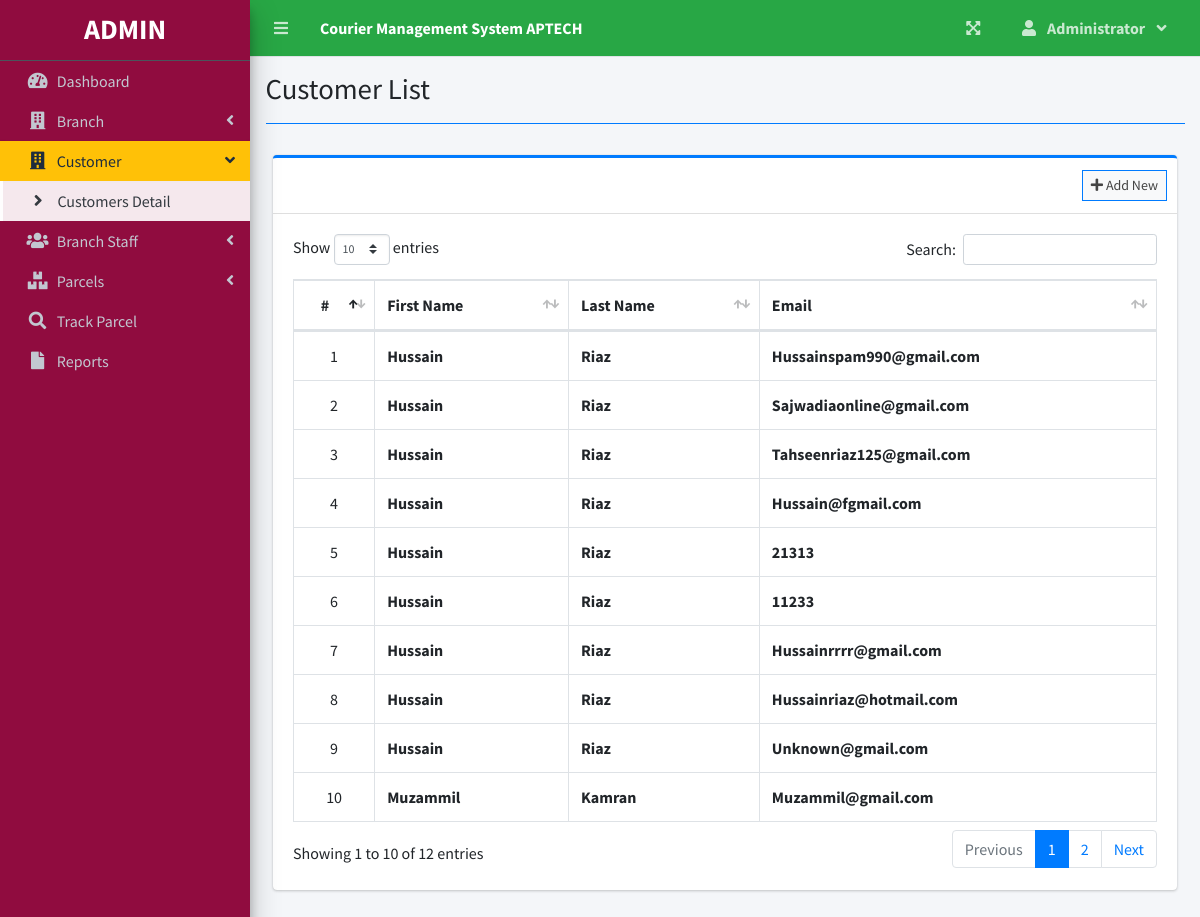
The app's page /Dashboard.php?page=customer_list (signed in) with its own data.
### tables this page shows
CREATE TABLE `users` (
  `id` int(30) NOT NULL,
  `firstname` varchar(200) NOT NULL,
  `lastname` varchar(200) NOT NULL,
  `email` varchar(200) NOT NULL,
  `password` text NOT NULL,
  `type` tinyint(1) NOT NULL DEFAULT 3 COMMENT '1 = admin, 2 = staff',
  `branch_id` int(30) NOT NULL,
  `date_created` datetime NOT NULL DEFAULT current_timestamp()
);

### customer_list.php (the view, shortened to what this page needs)
<?php include'db_connect.php' ?>
<div class="col-lg-12">
	<div class="card card-outline card-primary">
		<div class="card-header">
			<div class="card-tools">
				<a class="btn btn-block btn-sm btn-default btn-flat border-primary " href="./Dashboard.php?page=new_staff"><i class="fa fa-plus"></i> Add New</a>
			</div>
		</div>
		<div class="card-body">
			<table class="table tabe-hover table-bordered" id="list">
				<!-- <colgroup>
					<col width="5%">
					<col width="15%">
					<col width="25%">
					<col width="25%">
					<col width="15%">
				</colgroup> -->
				<thead>
					<tr>
						<th class="text-center">#</th>
						<th>First Name</th>
                        <th>Last Name</th>
						<th>Email</th>
					</tr>
				</thead>
				<tbody>
					<?php
					$i = 1;
					$qry = $conn->query("SELECT firstname, lastname, email FROM users Where branch_id = 0");
					while($row= $qry->fetch_assoc()):
					?>
					<tr>
						<td class="text-center"><?php echo $i++ ?></td>
						<td><b><?php echo ucwords($row['firstname']) ?></b></td>
						<td><b><?php echo ($row['lastname']) ?></b></td>
						<td><b><?php echo ucwords($row['email']) ?></b></td>
					</tr>
				<?php endwhile; ?>
				</tbody>
			</table>
		</div>
	</div>
</div>

### Dashboard.php (shortened to what this page needs)
<!DOCTYPE html>
<html lang="en">
<?php
	include 'header.php'
?>
<body class="hold-transition sidebar-mini layout-fixed layout-navbar-fixed layout-footer-fixed" style="background-color: #C6E9F9">
<div class="wrapper">
  <?php include 'topbar.php' ?>
  <?php include 'sidebar.php' ?>
  <div class="content-wrapper">
    <div class="content-header">
      <div class="container-fluid">
        <div class="row mb-2">
          <div class="col-sm-6">
            <h1 class="m-0"><?php echo $title ?></h1>
          </div>
        </div>
            <hr class="border-primary">
      </div>
    </div>
    <section class="content">
      <div class="container-fluid">
         <?php
            $page = isset($_GET['page']) ? $_GET['page'] : 'home';
            if(!file_exists($page.".php")){
                include '404.html';
            }else{
            include $page.'.php';
            }
          ?>
      </div>
    </section>
  </div>
</div>
</body>
</html>

### header.php (shortened to what this page needs)
<head>
  <?php
  $title = isset($_GET['page']) ? ucwords(str_replace("_", ' ', $_GET['page'])) : "Home";
  $title = str_replace("Persons Companies","Persons/Companies",$title);
  ?>
  <link rel="stylesheet" href="assets/plugins/fontawesome-free/css/all.min.css">
  <link rel="stylesheet" href="assets/plugins/overlayScrollbars/css/OverlayScrollbars.min.css">
  <link rel="stylesheet" href="assets/plugins/datatables-bs4/css/dataTables.bootstrap4.min.css">
  <link rel="stylesheet" href="assets/plugins/datatables-responsive/css/responsive.bootstrap4.min.css">
  <link rel="stylesheet" href="assets/plugins/datatables-buttons/css/buttons.bootstrap4.min.css">
  <link rel="stylesheet" href="assets/plugins/select2/css/select2.min.css">
  <link rel="stylesheet" href="assets/plugins/select2-bootstrap4-theme/select2-bootstrap4.min.css">
  <link rel="stylesheet" href="assets/plugins/sweetalert2-theme-bootstrap-4/bootstrap-4.min.css">
  <link rel="stylesheet" href="assets/plugins/toastr/toastr.min.css">
  <link rel="stylesheet" href="assets/plugins/dropzone/min/dropzone.min.css">
  <link rel="stylesheet" href="assets/dist/css/jquery.datetimepicker.min.css">
  <link rel="stylesheet" href="assets/plugins/icheck-bootstrap/icheck-bootstrap.min.css">
  <link rel="stylesheet" href="assets/plugins/bootstrap4-toggle/css/bootstrap4-toggle.min.css">
  <link rel="stylesheet" href="assets/dist/css/adminlte.min.css">
  <link rel="stylesheet" href="assets/dist/css/styles.css">
  <link rel="stylesheet" href="assets/plugins/summernote/summernote-bs4.min.css">
</head>

### topbar.php (shortened to what this page needs)
<nav class="main-header navbar navbar-expand navbar-success navbar-dark ">
  <ul class="navbar-nav">
    <?php if(isset($_SESSION['login_id'])): ?>
    <li class="nav-item">
      <a class="nav-link" data-widget="pushmenu" href="" role="button"><i class="fas fa-bars"></i></a>
    </li>
  <?php endif; ?>
    <li>
      <a class="nav-link text-white"  href="./" role="button"> <large><b><?php echo $_SESSION['system']['name'] ?></b></large></a>
    </li>
  </ul>
  <ul class="navbar-nav ml-auto">
    <li class="nav-item">
      <a class="nav-link" data-widget="fullscreen" href="#" role="button">
        <i class="fas fa-expand-arrows-alt"></i>
      </a>
    </li>
   <li class="nav-item dropdown">
          <a class="nav-link"  data-toggle="dropdown" aria-expanded="true" href="javascript:void(0)">
            <span>
              <div class="d-felx badge-pill">
                <span class="fa fa-user mr-2"></span>
                <span><b><?php echo ucwords($_SESSION['login_firstname']) ?></b></span>
                <span class="fa fa-angle-down ml-2"></span>
              </div>
            </span>
          </a>
    </li>
  </ul>
</nav>

### sidebar.php (shortened to what this page needs)
<aside class="main-sidebar sidebar-dark-warning elevation-4" style="background-color: #900C3F">
  <div class="dropdown" style="background-color: #900C3F">
 	<a href="./Dashboard.php" class="brand-link" style="background-color: #900C3F">
      <?php if($_SESSION['login_type'] == 1): ?>
      <h3 class="text-center p-0 m-0"><b>ADMIN</b></h3>
      <?php elseif($_SESSION['login_type'] == 2): ?>
      <h3 class="text-center p-0 m-0"><b>STAFF</b></h3>
      <?php else: ?>
      <h3 class="text-center p-0 m-0"><b>USER</b></h3>
      <?php endif; ?>
  </a>
  </div>
  <div class="sidebar pb-4 mb-4" style="background-color: #900C3F">
    <nav class="mt-2">
      <ul class="nav nav-pills nav-sidebar flex-column nav-flat" data-widget="treeview" role="menu" data-accordion="false">
        <li class="nav-item dropdown">
          <a href="./Dashboard.php" class="nav-link nav-home">
            <i class="nav-icon fas fa-tachometer-alt"></i>
            <p>
              Dashboard
            </p>
          </a>
        </li>
        <?php if($_SESSION['login_type'] == 1): ?>
        <li class="nav-item">
          <a href="#" class="nav-link nav-edit_branch">
            <i class="nav-icon fas fa-building"></i>
            <p>
              Branch
              <i class="right fas fa-angle-left"></i>
            </p>
          </a>
        </li>
        <li class="nav-item">
          <a href="#" class="nav-link nav-edit_customer">
            <i class="nav-icon fas fa-building"></i>
            <p>
              Customer
              <i class="right fas fa-angle-left"></i>
            </p>
          </a>
          <ul class="nav nav-treeview">
            <li class="nav-item">
              <a href="./Dashboard.php?page=customer_list" class="nav-link nav-customer_list tree-item">
                <i class="fas fa-angle-right nav-icon"></i>
                <p>Customers Detail</p>
              </a>
            </li>
          </ul>
        </li>
        <li class="nav-item">
          <a href="#" class="nav-link nav-edit_staff">
            <i class="nav-icon fas fa-users"></i>
            <p>
              Branch Staff
              <i class="right fas fa-angle-left"></i>
            </p>
          </a>
        </li>
      <?php endif; ?>
        <li class="nav-item">
          <a href="#" class="nav-link nav-edit_parcel">
            <i class="nav-icon fas fa-boxes"></i>
            <p>
              Parcels
              <i class="right fas fa-angle-left"></i>
            </p>
          </a>
        </li>
         <li class="nav-item dropdown">
          <a href="./Dashboard.php?page=track" class="nav-link nav-track">
            <i class="nav-icon fas fa-search"></i>
            <p>
              Track Parcel
            </p>
          </a>
        </li>
         <li class="nav-item dropdown">
          <a href="./Dashboard.php?page=reports" class="nav-link nav-reports">
            <i class="nav-icon fas fa-file"></i>
            <p>
              Reports
            </p>
          </a>
        </li>
      </ul>
    </nav>
  </div>
</aside>

### customer_list.php (style rules this page uses)
table td { vertical-align: middle !important; }

### records on screen
users: firstname "Hussain", lastname "Riaz", email "Hussainspam990@gmail.com"
users: firstname "Hussain", lastname "Riaz", email "Sajwadiaonline@gmail.com"
users: firstname "Hussain", lastname "Riaz", email "Tahseenriaz125@gmail.com"
users: firstname "Hussain", lastname "Riaz", email "Hussain@fgmail.com"
users: firstname "Hussain", lastname "Riaz", email "21313"
users: firstname "Hussain", lastname "Riaz", email "11233"
users: firstname "Hussain", lastname "Riaz", email "Hussainrrrr@gmail.com"
users: firstname "Hussain", lastname "Riaz", email "Hussainriaz@hotmail.com"
users: firstname "Hussain", lastname "Riaz", email "Unknown@gmail.com"
users: firstname "Muzammil", lastname "Kamran", email "Muzammil@gmail.com"

### other values on screen
$_SESSION['system']['name'] "Courier Management System APTECH"
$_SESSION['login_firstname'] "Administrator"
$title "Customer List"
